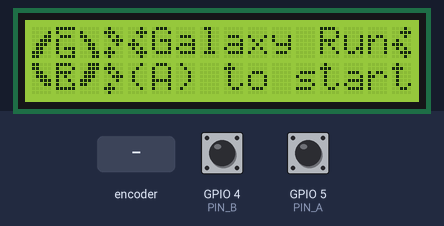
A sketch run on a simulated ESP32. Shown: 16×2 character LCD. The inputs (shaded band) are chosen by the test bench; at power-on: GPIO 4 (PIN_B) HIGH, GPIO 5 (PIN_A) HIGH. Random numbers use the default seed unless the sketch sets one.

Above: at 1.2 s.
1.3 s: rotary encoder on GPIO 5 (PIN_A) / GPIO 4 (PIN_B) turned 1 step (first pin leading)
At 1.9 s:
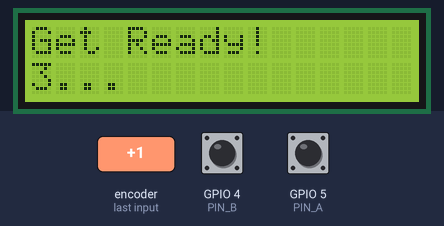
4.5 s: rotary encoder on GPIO 5 (PIN_A) / GPIO 4 (PIN_B) turned 2 steps (second pin leading)
At 5.7 s:
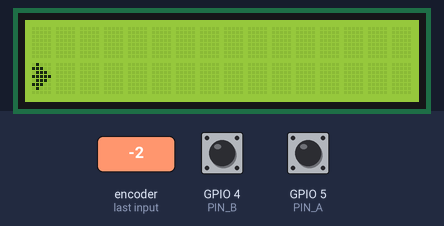
6.5 s: rotary encoder on GPIO 5 (PIN_A) / GPIO 4 (PIN_B) turned 1 step (first pin leading)
At 23.9 s:
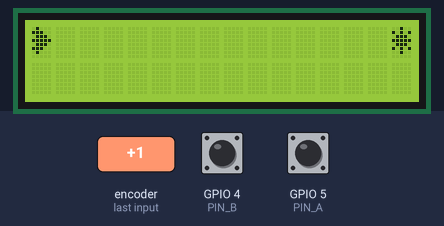
Timing chart, 0 to 25.4 s (numbered marks = the images above; inputs shaded):
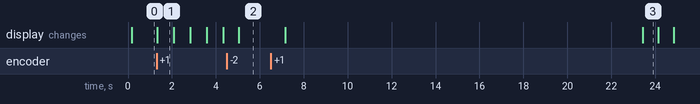

The sketch:

lcd_sketch.ino
```cpp
#include <LiquidCrystal.h>

// PINS FOR ESP32

constexpr int RS = 32,
              EN = 33,
              D4 = 14,
              D5 = 27,
              D6 = 26,
              D7 = 25;
constexpr uint8_t FLOATING_PIN = 34;

LiquidCrystal lcd(RS, EN, D4, D5, D6, D7);

// blank canvas for copying
byte BLANK_SPRITE[8] = {
  0b00000,
  0b00000,
  0b00000,
  0b00000,
  0b00000,
  0b00000,
  0b00000,
  0b00000
};

byte SHIP_SPRITE[8] = {
  0b01000,
  0b11100,
  0b01110,
  0b11111,
  0b01110,
  0b11100,
  0b01000,
  0b00000
};

byte ASTEROID_1_SPRITE[8] = {
  0b00000,
  0b00110,
  0b01110,
  0b11111,
  0b01110,
  0b00000,
  0b00110,
  0b00110
};

byte ASTEROID_2_SPRITE[8] = {
  0b00100,
  0b10101,
  0b01110,
  0b11111,
  0b01110,
  0b10101,
  0b00100,
  0b00000
};


byte ASTEROID_3_SPRITE[8] = {
  0b00011,
  0b00011,
  0b11000,
  0b11000,
  0b00110,
  0b00110,
  0b00000,
  0b00000
};


byte ASTEROID_4_SPRITE[8] = {
  0b00000,
  0b00011,
  0b00011,
  0b00000,
  0b00000,
  0b11000,
  0b11000
};


byte ASTEROID_5_SPRITE[8] = {
  0b01100,
  0b01100,
  0b00010,
  0b00111,
  0b01010,
  0b11100,
  0b01000,
  0b00000
};

byte EXPLOSION_6_SPRITE[8] = {
  0b10001,
  0b00010,
  0b10100,
  0b11011,
  0b01010,
  0b10100,
  0b01100,
  0b10001
};

byte TITLE_0_SPRITE[8] = {
  0b00000,
  0b00001,
  0b00011,
  0b00111,
  0b01110,
  0b01100,
  0b11100,
  0b11000
};

byte TITLE_1_SPRITE[8] = {
  0b11111,
  0b10000,
  0b01110,
  0b10000,
  0b10000,
  0b10111,
  0b10001,
  0b01111
};

byte TITLE_2_SPRITE[8] = {
  0b00000,
  0b10000,
  0b11000,
  0b01100,
  0b00110,
  0b00110,
  0b00011,
  0b00011
};


byte TITLE_3_SPRITE[8] = {
  0b11000,
  0b11000,
  0b01100,
  0b01110,
  0b00111,
  0b00011,
  0b00000
};


byte TITLE_4_SPRITE[8] = {
  0b11110,
  0b10001,
  0b11110,
  0b10100,
  0b10010,
  0b10001,
  0b11111
};


byte TITLE_5_SPRITE[8] = {
  0b00111,
  0b00111,
  0b01110,
  0b01110,
  0b11100,
  0b11000,
  0b00000
};

byte TITLE_6_SPRITE[8] = {
  0b00010,
  0b00111,
  0b00010,
  0b01000,
  0b11100,
  0b01010,
  0b00111,
  0b00010
};

byte TITLE_7_SPRITE[8] = {
  0b01000,
  0b11100,
  0b01010,
  0b00111,
  0b00010,
  0b01000,
  0b11100,
  0b01000
};


constexpr int PIN_A = 5;
constexpr int PIN_B = 4;

// for moveBackAndForth ~~~~~~
bool moveLeft = false;
int col = 0;
// ^^^^^^^^^^^^^^^^^^^^^^^^^^^

// constants for game ~~~~~~~~~~~~~~~~
constexpr uint8_t FIELD_WIDTH = 16;
constexpr uint8_t FIELD_HEIGHT = 2;
char field[FIELD_HEIGHT][FIELD_WIDTH] = { 0 };
constexpr uint8_t SHIP_ID = 1;
constexpr uint8_t EXPLOSION_ID = 7;
constexpr uint8_t BLANK = 0xFF;  // maigc # for getting a blank sprite

// ^^^^^^^^^^^^^^^^^^^^^^^^^^^^^^^^^^^

void setup() {
  pinMode(PIN_A, INPUT_PULLUP);
  pinMode(PIN_B, INPUT_PULLUP);
  // init lcd
  lcd.begin(16, 2);
  // init randomn
  randomSeed(analogRead(FLOATING_PIN) ^ micros());
}

void loop() {
  enterTitleScreen();
}

// legacy code, but works nicely
void backAndForth() {
  lcd.clear();
  if (col >= 13) {
    moveLeft = true;
  }
  if (col <= 0) {
    moveLeft = false;
  }
  if (moveLeft) {
    --col;
  } else {
    ++col;
  }
  drawFirstSixRegisteredSprites(col);
  delay(100);
}

// legacy code but works nicely
void drawFirstSixRegisteredSprites(int col) {
  lcd.setCursor(col, 0);
  lcd.write(static_cast<char>(0));
  lcd.write(static_cast<char>(1));
  lcd.write(static_cast<char>(2));
  lcd.setCursor(col, 1);
  lcd.write(static_cast<char>(3));
  lcd.write(static_cast<char>(4));
  lcd.write(static_cast<char>(5));
}

void initSpritesForPlayingGame() {
  // register space
  lcd.createChar(0, SHIP_SPRITE);
  lcd.createChar(1, ASTEROID_1_SPRITE);
  lcd.createChar(2, ASTEROID_2_SPRITE);
  lcd.createChar(3, ASTEROID_3_SPRITE);
  lcd.createChar(4, ASTEROID_4_SPRITE);
  lcd.createChar(5, ASTEROID_5_SPRITE);
  lcd.createChar(6, EXPLOSION_6_SPRITE);
}

void initSpritesForTitleScreen() {
  // register space
  lcd.createChar(0, TITLE_0_SPRITE);
  lcd.createChar(1, TITLE_1_SPRITE);
  lcd.createChar(2, TITLE_2_SPRITE);
  lcd.createChar(3, TITLE_3_SPRITE);
  lcd.createChar(4, TITLE_4_SPRITE);
  lcd.createChar(5, TITLE_5_SPRITE);
  lcd.createChar(6, TITLE_6_SPRITE);
  lcd.createChar(7, TITLE_7_SPRITE);
}

void drawSprite(int row, int col, byte id) {
  lcd.setCursor(col, row);
  if (id == BLANK) {
    lcd.write(' ');
    return;
  }
  lcd.write(id);
}
void displayTitleScreen() {
  lcd.setCursor(4, 0);
  lcd.print(" Galaxy Run");
  lcd.setCursor(4, 1);
  lcd.print("(A) to start");
  initSpritesForTitleScreen();
  drawFirstSixRegisteredSprites(0);
  delay(100);
  drawSprite(0, 4, 6);   // sparkle
  drawSprite(0, 15, 6);  // sparkle
  drawSprite(0, 3, 7);   // sprinkle
  drawSprite(1, 3, 7);   // sprinkle
}
void enterTitleScreen() {
  displayTitleScreen();
  // conditionally start up game
  bool answered = false;
  while (!answered) {
    if (digitalRead(PIN_A) == LOW) {  // pressed means LOW for this button
      answered = true;
      initSpritesForPlayingGame();
      playGame();
      displayTitleScreen();  // effectively go back to title screen
    } else if (digitalRead(PIN_B) == LOW) {
      // ignore B press
      //answered = true;
      //initSpritesForPlayingGame();
    }
    delay(50);
  }

  lcd.clear();
  delay(100);
}
void renderGameScreen() {
  for (int i = 0; i < FIELD_WIDTH; i++) {
    for (int k = 0; k < FIELD_HEIGHT; k++) {
      char curr = field[k][i];
      if (curr == 0) {
        drawSprite(k, i, BLANK);
      } else {
        drawSprite(k, i, curr - 1);  // -1 to get sprite value in LCD for rendering
      }
    }
  }
}

void doGameCountDown() {
  constexpr long TICK = 750;
  lcd.clear();
  lcd.setCursor(0, 0);
  lcd.print("Get Ready!");
  lcd.setCursor(0, 1);
  lcd.print("3...");
  delay(TICK);
  lcd.print("2...");
  delay(TICK);
  lcd.print("1...");
  delay(TICK);
  lcd.print("GO!");
  delay(TICK);
  lcd.clear();
}

void playGame() {
  doGameCountDown();
  bool hasDied = false;
  bool lastColClear = true;
  bool shipLow = false;  //start ship high
  long score = 0;
  long GAME_TICK = 700;
  while (!hasDied) {
    // poll input and delay sim by tick speed
    long start = millis();
    while (true) {
      if (digitalRead(PIN_A) == LOW) {  // pressed means LOW for this button
        shipLow = true;
      } else if (digitalRead(PIN_B) == LOW) {
        shipLow = false;
      }
      if (millis() - start >= GAME_TICK) {
        break;  // esc
      }
    }
    // difficulty scaling
    if (score > 400) GAME_TICK = 400;
    else if (score > 200) GAME_TICK = 500;
    else if (score > 100) GAME_TICK = 600;
    else GAME_TICK = 700;
    for (int i = 1; i < FIELD_WIDTH; i++) {
      for (int k = 0; k < 2; k++) {  // fixed header
        char curr = field[k][i];
        char last = field[k][i - 1];
        if (i == 1 && curr && last == SHIP_ID) {
          hasDied = true;
        }
        field[k][i - 1] = curr;
      }
    }
    char shipSprite = (hasDied) ? EXPLOSION_ID : SHIP_ID;
    if (shipLow) {
      field[1][0] = shipSprite;
    } else {
      field[0][0] = shipSprite;
    }
    // clear far-right column
    field[0][FIELD_WIDTH - 1] = 0;
    field[1][FIELD_WIDTH - 1] = 0;
    // randomize far-right column
    char rowRoll;
    char roll;
    if (lastColClear) {
      rowRoll = static_cast<char>(random(2));
      roll = static_cast<char>(random(1, 12));
      field[rowRoll][FIELD_WIDTH - 1] = (roll <= 5) ? roll + 1 : 0;
      lastColClear = false;
    } else {
      lastColClear = true;
    }

    renderGameScreen();
    ++score;
  }
  // hasDied
  delay(1000);  // show explosion
  enterDiedScreen(score);
  clearField();
}

void displayDiedScreen(int score) {
  initSpritesForTitleScreen();
  drawFirstSixRegisteredSprites(0);
  delay(100);
  drawSprite(0, 13, 6);  // sparkle
  drawSprite(0, 14, 7);  // sprinkle
  drawSprite(0, 15, 6);  // sparkle
  drawSprite(0, 3, 7);   // sprinkle
  drawSprite(1, 3, 7);   // sprinkle
  lcd.setCursor(4, 0);
  lcd.print("Nice run!");
  lcd.setCursor(4, 1);
  lcd.print("Score: ");
  lcd.print(score);
  lcd.print("  ");
}

void enterDiedScreen(int score) {
  displayDiedScreen(score);
  // conditionally start up game
  bool answered = false;
  while (!answered) {
    if (digitalRead(PIN_A) == LOW) {  // pressed means LOW for this button
      answered = true;
    } else if (digitalRead(PIN_B) == LOW) {
      answered = true;
    }
    delay(50);
  }
  lcd.clear();
  delay(100);
}
void clearField() {
  for (int i = 0; i < FIELD_WIDTH; i++) {
    for (int k = 0; k < FIELD_HEIGHT; k++) {
      field[k][i] = 0;  // clear tile
    }
  }
}

void moveShipVisually(bool shipLow) {
  // clear
  drawSprite(0, 0, BLANK);
  drawSprite(1, 0, BLANK);
  // draw ship
  if (shipLow) {
    drawSprite(1, 0, SHIP_ID);
    return;
  }
  drawSprite(0, 0, SHIP_ID);
}
```

Measured:
- after the input at 1.3 s, the display: changes at once (image 1)
- what the display in image 3 shows lasts 0.7 s, from 23.4 s to 24.1 s
